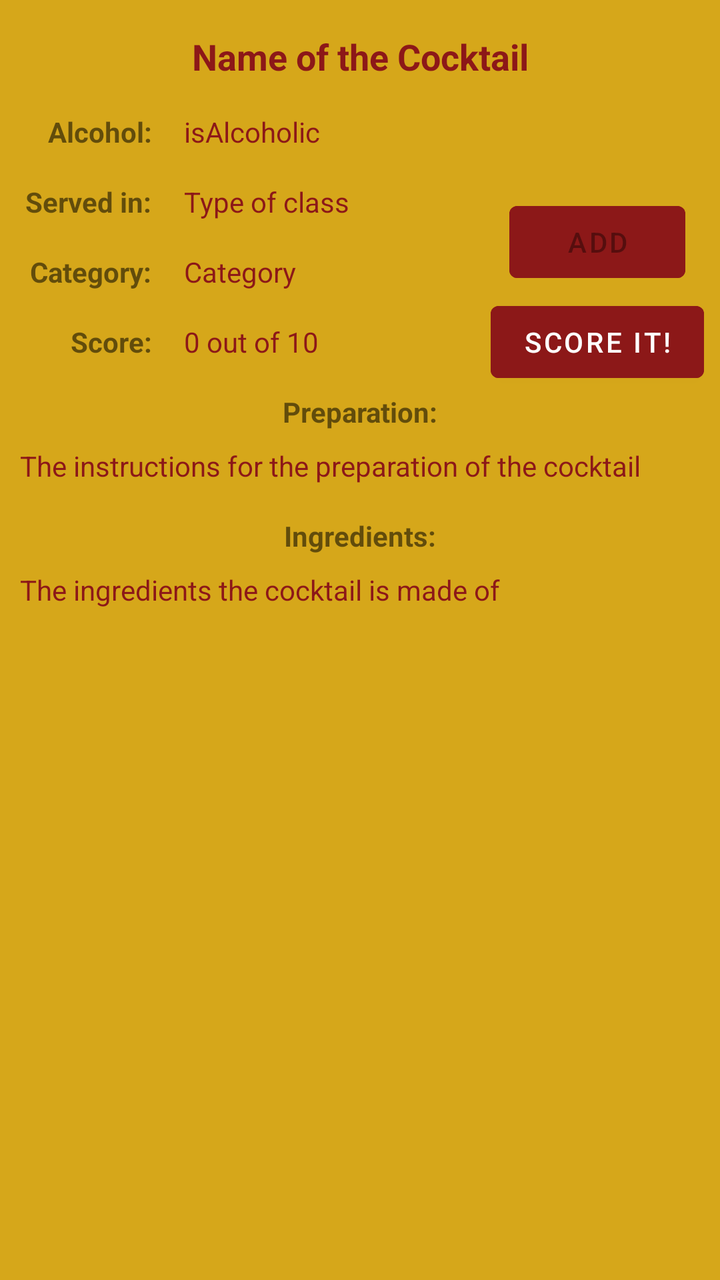
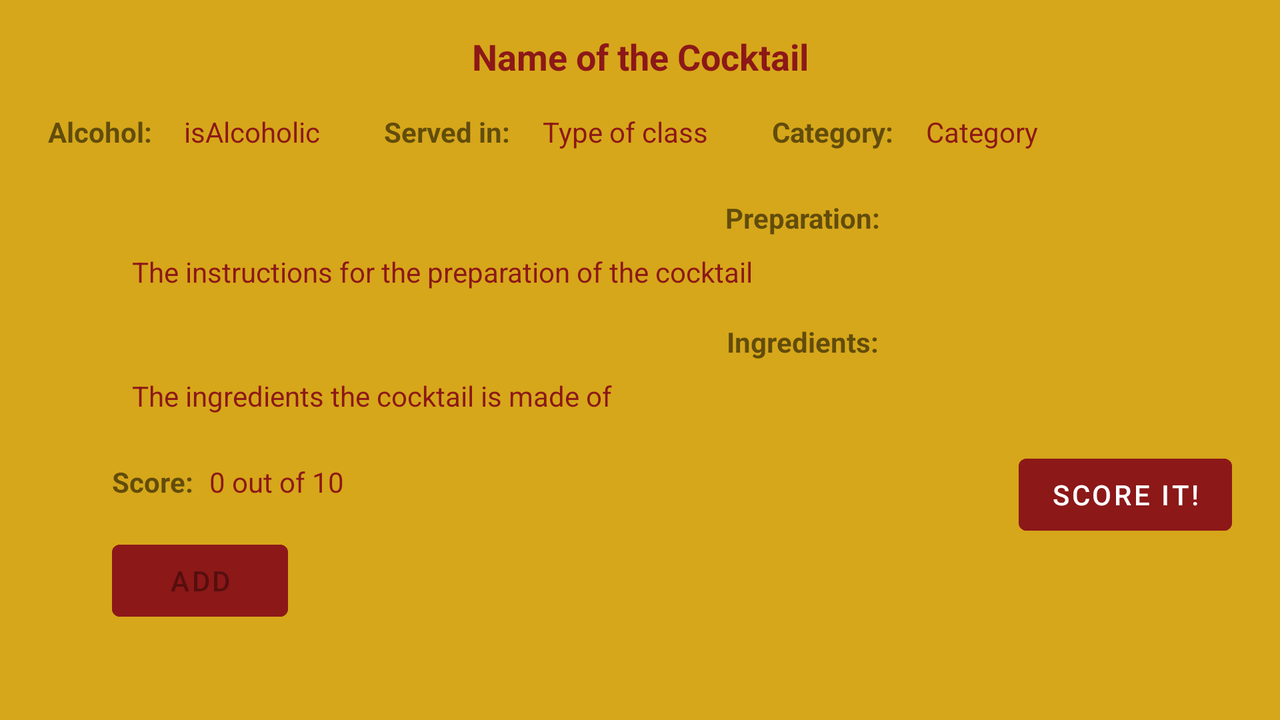

One screen, two layout resources from the same app: the default and the repository's alternative for another configuration. Each is rendered where Android would select it; the XML of both is given below.
<!-- AndroidManifest.xml: application theme Theme.MyCocktails -->
<!-- res/layout/activity_details.xml -->
<?xml version="1.0" encoding="utf-8"?>
<androidx.constraintlayout.widget.ConstraintLayout xmlns:android="http://schemas.android.com/apk/res/android"
    xmlns:app="http://schemas.android.com/apk/res-auto"
    xmlns:tools="http://schemas.android.com/tools"
    android:layout_width="match_parent"
    android:layout_height="match_parent"
    android:background="#D6A71A"
    tools:context=".Detail.DetailsActivity">

    <TextView
        android:id="@+id/nameCocktailText"
        android:layout_width="wrap_content"
        android:layout_height="wrap_content"
        android:layout_marginTop="16dp"
        android:textColor="#8C1818"
        android:textSize="18sp"
        android:textStyle="bold"
        app:layout_constraintEnd_toEndOf="parent"
        app:layout_constraintStart_toStartOf="parent"
        app:layout_constraintTop_toTopOf="parent"
        tools:text="Name of the Cocktail" />

    <TextView
        android:id="@+id/textView4"
        android:layout_width="wrap_content"
        android:layout_height="wrap_content"
        android:layout_marginStart="24dp"
        android:layout_marginTop="16dp"
        android:text="Alcohol:"
        android:textStyle="bold"
        app:layout_constraintStart_toStartOf="parent"
        app:layout_constraintTop_toBottomOf="@+id/nameCocktailText" />

    <TextView
        android:id="@+id/alcoholicCocktailText"
        android:layout_width="wrap_content"
        android:layout_height="wrap_content"
        android:layout_marginStart="16dp"
        android:textColor="#8C1818"
        app:layout_constraintBottom_toBottomOf="@+id/textView4"
        app:layout_constraintStart_toEndOf="@+id/textView4"
        app:layout_constraintTop_toTopOf="@+id/textView4"
        tools:text="isAlcoholic" />

    <TextView
        android:id="@+id/textView6"
        android:layout_width="wrap_content"
        android:layout_height="wrap_content"
        android:layout_marginTop="16dp"
        android:text="Served in:"
        android:textStyle="bold"
        app:layout_constraintEnd_toEndOf="@+id/textView4"
        app:layout_constraintTop_toBottomOf="@+id/textView4" />

    <TextView
        android:id="@+id/textView7"
        android:layout_width="wrap_content"
        android:layout_height="wrap_content"
        android:layout_marginTop="16dp"
        android:text="Category:"
        android:textStyle="bold"
        app:layout_constraintEnd_toEndOf="@+id/textView4"
        app:layout_constraintTop_toBottomOf="@+id/textView6" />

    <TextView
        android:id="@+id/glassCocktailText"
        android:layout_width="wrap_content"
        android:layout_height="wrap_content"
        android:textColor="#8C1818"
        app:layout_constraintBottom_toBottomOf="@+id/textView6"
        app:layout_constraintStart_toStartOf="@+id/alcoholicCocktailText"
        app:layout_constraintTop_toTopOf="@+id/textView6"
        tools:text="Type of class" />

    <TextView
        android:id="@+id/categoryCocktailText"
        android:layout_width="wrap_content"
        android:layout_height="wrap_content"
        android:textColor="#8C1818"
        app:layout_constraintBottom_toBottomOf="@+id/textView7"
        app:layout_constraintStart_toStartOf="@+id/glassCocktailText"
        app:layout_constraintTop_toTopOf="@+id/textView7"
        tools:text="Category" />

    <TextView
        android:id="@+id/textView12"
        android:layout_width="wrap_content"
        android:layout_height="wrap_content"
        android:layout_marginTop="16dp"
        android:text="Preparation:"
        android:textStyle="bold"
        app:layout_constraintEnd_toEndOf="parent"
        app:layout_constraintStart_toStartOf="parent"
        app:layout_constraintTop_toBottomOf="@+id/scoreCocktailText" />

    <TextView
        android:id="@+id/instructionsCocktailText"
        android:layout_width="match_parent"
        android:layout_height="wrap_content"
        android:layout_marginTop="8dp"
        android:paddingStart="10dp"
        android:paddingEnd="10dp"
        android:textColor="#8C1818"
        app:layout_constraintEnd_toEndOf="parent"
        app:layout_constraintStart_toStartOf="parent"
        app:layout_constraintTop_toBottomOf="@+id/textView12"
        tools:text="The instructions for the preparation of the cocktail" />

    <TextView
        android:id="@+id/textView15"
        android:layout_width="wrap_content"
        android:layout_height="wrap_content"
        android:layout_marginTop="16dp"
        android:text="Ingredients:"
        android:textStyle="bold"
        app:layout_constraintEnd_toEndOf="parent"
        app:layout_constraintStart_toStartOf="parent"
        app:layout_constraintTop_toBottomOf="@+id/instructionsCocktailText" />

    <TextView
        android:id="@+id/ingredientsCocktailText"
        android:layout_width="match_parent"
        android:layout_height="wrap_content"
        android:layout_marginTop="8dp"
        android:paddingStart="10dp"
        android:paddingEnd="10dp"
        android:textColor="#8C1818"
        app:layout_constraintEnd_toEndOf="parent"
        app:layout_constraintStart_toStartOf="parent"
        app:layout_constraintTop_toBottomOf="@+id/textView15"
        tools:text="The ingredients the cocktail is made of" />

    <TextView
        android:id="@+id/textView17"
        android:layout_width="wrap_content"
        android:layout_height="wrap_content"
        android:layout_marginTop="16dp"
        android:text="Score:"
        android:textStyle="bold"
        app:layout_constraintEnd_toEndOf="@+id/textView4"
        app:layout_constraintTop_toBottomOf="@+id/textView7" />

    <TextView
        android:id="@+id/scoreCocktailText"
        android:layout_width="wrap_content"
        android:layout_height="wrap_content"
        android:text="0 out of 10"
        android:textColor="#8C1818"
        app:layout_constraintBottom_toBottomOf="@+id/textView17"
        app:layout_constraintStart_toStartOf="@+id/categoryCocktailText"
        app:layout_constraintTop_toTopOf="@+id/textView17" />

    <Button
        android:id="@+id/scoreCocktailButton"
        android:layout_width="wrap_content"
        android:layout_height="wrap_content"
        android:layout_marginEnd="8dp"
        android:backgroundTint="#8C1818"
        android:text="SCORE IT!"
        app:layout_constraintBottom_toBottomOf="@+id/scoreCocktailText"
        app:layout_constraintEnd_toEndOf="parent"
        app:layout_constraintTop_toTopOf="@+id/scoreCocktailText" />

    <Button
        android:id="@+id/addCocktailButton"
        android:layout_width="wrap_content"
        android:layout_height="wrap_content"
        android:layout_marginBottom="2dp"
        android:backgroundTint="#8C1818"
        android:enabled="false"
        android:text="ADD"
        app:layout_constraintBottom_toTopOf="@+id/scoreCocktailButton"
        app:layout_constraintEnd_toEndOf="@+id/scoreCocktailButton"
        app:layout_constraintStart_toStartOf="@+id/scoreCocktailButton" />

    <ImageView
        android:id="@+id/cocktailPhoto"
        android:layout_width="wrap_content"
        android:layout_height="wrap_content"
        android:layout_marginTop="24dp"
        app:layout_constraintEnd_toEndOf="parent"
        app:layout_constraintStart_toStartOf="parent"
        app:layout_constraintTop_toBottomOf="@+id/ingredientsCocktailText"
        tools:srcCompat="@tools:sample/avatars" />
</androidx.constraintlayout.widget.ConstraintLayout>
<!-- resources referenced by this layout -->
<resources>
  <style name="Theme.MyCocktails" parent="Theme.MaterialComponents.DayNight.DarkActionBar">
          
          <item name="colorPrimary">@color/purple_500</item>
          <item name="colorPrimaryVariant">@color/purple_700</item>
          <item name="colorOnPrimary">@color/white</item>
          
          <item name="colorSecondary">@color/teal_200</item>
          <item name="colorSecondaryVariant">@color/teal_700</item>
          <item name="colorOnSecondary">@color/black</item>
          
          <item name="android:statusBarColor" tools:targetApi="l">?attr/colorPrimaryVariant</item>
          
      </style>
</resources>
<!-- res/layout-land/activity_details.xml (the repository's variant of the layout above) -->
<!-- drawn on the phone turned sideways -->
<?xml version="1.0" encoding="utf-8"?>
<androidx.constraintlayout.widget.ConstraintLayout xmlns:android="http://schemas.android.com/apk/res/android"
    xmlns:app="http://schemas.android.com/apk/res-auto"
    xmlns:tools="http://schemas.android.com/tools"
    android:layout_width="match_parent"
    android:layout_height="match_parent"
    android:background="#D6A71A"
    tools:context=".Detail.DetailsActivity">

    <TextView
        android:id="@+id/nameCocktailText"
        android:layout_width="wrap_content"
        android:layout_height="wrap_content"
        android:layout_marginTop="16dp"
        android:textColor="#8C1818"
        android:textSize="18sp"
        android:textStyle="bold"
        app:layout_constraintEnd_toEndOf="parent"
        app:layout_constraintStart_toStartOf="parent"
        app:layout_constraintTop_toTopOf="parent"
        tools:text="Name of the Cocktail" />

    <TextView
        android:id="@+id/textView4"
        android:layout_width="wrap_content"
        android:layout_height="wrap_content"
        android:layout_marginStart="24dp"
        android:layout_marginTop="16dp"
        android:text="Alcohol:"
        android:textStyle="bold"
        app:layout_constraintStart_toStartOf="parent"
        app:layout_constraintTop_toBottomOf="@+id/nameCocktailText" />

    <TextView
        android:id="@+id/alcoholicCocktailText"
        android:layout_width="wrap_content"
        android:layout_height="wrap_content"
        android:layout_marginStart="16dp"
        android:textColor="#8C1818"
        app:layout_constraintBottom_toBottomOf="@+id/textView4"
        app:layout_constraintStart_toEndOf="@+id/textView4"
        app:layout_constraintTop_toTopOf="@+id/textView4"
        tools:text="isAlcoholic" />

    <TextView
        android:id="@+id/textView6"
        android:layout_width="wrap_content"
        android:layout_height="wrap_content"
        android:layout_marginStart="32dp"
        android:text="Served in:"
        android:textStyle="bold"
        app:layout_constraintBottom_toBottomOf="@+id/alcoholicCocktailText"
        app:layout_constraintStart_toEndOf="@+id/alcoholicCocktailText"
        app:layout_constraintTop_toTopOf="@+id/alcoholicCocktailText" />

    <TextView
        android:id="@+id/textView7"
        android:layout_width="wrap_content"
        android:layout_height="wrap_content"
        android:layout_marginStart="32dp"
        android:text="Category:"
        android:textStyle="bold"
        app:layout_constraintBottom_toBottomOf="@+id/glassCocktailText"
        app:layout_constraintStart_toEndOf="@+id/glassCocktailText"
        app:layout_constraintTop_toTopOf="@+id/glassCocktailText" />

    <TextView
        android:id="@+id/glassCocktailText"
        android:layout_width="wrap_content"
        android:layout_height="wrap_content"
        android:layout_marginStart="16dp"
        android:textColor="#8C1818"
        app:layout_constraintBottom_toBottomOf="@+id/textView6"
        app:layout_constraintStart_toEndOf="@+id/textView6"
        app:layout_constraintTop_toTopOf="@+id/textView6"
        tools:text="Type of class" />

    <TextView
        android:id="@+id/categoryCocktailText"
        android:layout_width="wrap_content"
        android:layout_height="wrap_content"
        android:layout_marginStart="16dp"
        android:textColor="#8C1818"
        app:layout_constraintBottom_toBottomOf="@+id/textView7"
        app:layout_constraintStart_toEndOf="@+id/textView7"
        app:layout_constraintTop_toTopOf="@+id/textView7"
        tools:text="Category" />

    <TextView
        android:id="@+id/textView12"
        android:layout_width="wrap_content"
        android:layout_height="wrap_content"
        android:layout_marginTop="24dp"
        android:layout_marginEnd="200dp"
        android:text="Preparation:"
        android:textStyle="bold"
        app:layout_constraintEnd_toEndOf="parent"
        app:layout_constraintTop_toBottomOf="@+id/glassCocktailText" />

    <TextView
        android:id="@+id/instructionsCocktailText"
        android:layout_width="0dp"
        android:layout_height="wrap_content"
        android:layout_marginStart="32dp"
        android:layout_marginTop="8dp"
        android:layout_marginEnd="24dp"
        android:paddingStart="10dp"
        android:paddingEnd="10dp"
        android:textColor="#8C1818"
        app:layout_constraintEnd_toEndOf="parent"
        app:layout_constraintStart_toEndOf="@+id/cocktailPhoto"
        app:layout_constraintTop_toBottomOf="@+id/textView12"
        tools:text="The instructions for the preparation of the cocktail" />

    <TextView
        android:id="@+id/textView15"
        android:layout_width="wrap_content"
        android:layout_height="wrap_content"
        android:layout_marginTop="16dp"
        android:text="Ingredients:"
        android:textStyle="bold"
        app:layout_constraintEnd_toEndOf="@+id/textView12"
        app:layout_constraintStart_toStartOf="@+id/textView12"
        app:layout_constraintTop_toBottomOf="@+id/instructionsCocktailText" />

    <TextView
        android:id="@+id/ingredientsCocktailText"
        android:layout_width="0dp"
        android:layout_height="wrap_content"
        android:layout_marginTop="8dp"
        android:layout_marginEnd="24dp"
        android:paddingStart="10dp"
        android:paddingEnd="10dp"
        android:textColor="#8C1818"
        app:layout_constraintEnd_toEndOf="parent"
        app:layout_constraintStart_toStartOf="@+id/instructionsCocktailText"
        app:layout_constraintTop_toBottomOf="@+id/textView15"
        tools:text="The ingredients the cocktail is made of" />

    <TextView
        android:id="@+id/textView17"
        android:layout_width="wrap_content"
        android:layout_height="wrap_content"
        android:layout_marginTop="24dp"
        android:text="Score:"
        android:textStyle="bold"
        app:layout_constraintStart_toStartOf="@+id/ingredientsCocktailText"
        app:layout_constraintTop_toBottomOf="@+id/ingredientsCocktailText" />

    <TextView
        android:id="@+id/scoreCocktailText"
        android:layout_width="wrap_content"
        android:layout_height="wrap_content"
        android:layout_marginStart="8dp"
        android:text="0 out of 10"
        android:textColor="#8C1818"
        app:layout_constraintBottom_toBottomOf="@+id/textView17"
        app:layout_constraintStart_toEndOf="@+id/textView17"
        app:layout_constraintTop_toTopOf="@+id/textView17" />

    <Button
        android:id="@+id/addCocktailButton"
        android:layout_width="wrap_content"
        android:layout_height="wrap_content"
        android:layout_marginTop="16dp"
        android:backgroundTint="#8C1818"
        android:enabled="false"
        android:text="ADD"
        app:layout_constraintStart_toStartOf="@+id/textView17"
        app:layout_constraintTop_toBottomOf="@+id/textView17" />

    <Button
        android:id="@+id/scoreCocktailButton"
        android:layout_width="wrap_content"
        android:layout_height="wrap_content"
        android:layout_marginTop="16dp"
        android:backgroundTint="#8C1818"
        android:text="SCORE IT!"
        app:layout_constraintEnd_toEndOf="@+id/ingredientsCocktailText"
        app:layout_constraintTop_toBottomOf="@+id/ingredientsCocktailText" />

    <ImageView
        android:id="@+id/cocktailPhoto"
        android:layout_width="wrap_content"
        android:layout_height="wrap_content"
        android:layout_marginTop="32dp"
        app:layout_constraintStart_toStartOf="@+id/textView4"
        app:layout_constraintTop_toBottomOf="@+id/textView4"
        tools:srcCompat="@tools:sample/avatars" />
</androidx.constraintlayout.widget.ConstraintLayout>
